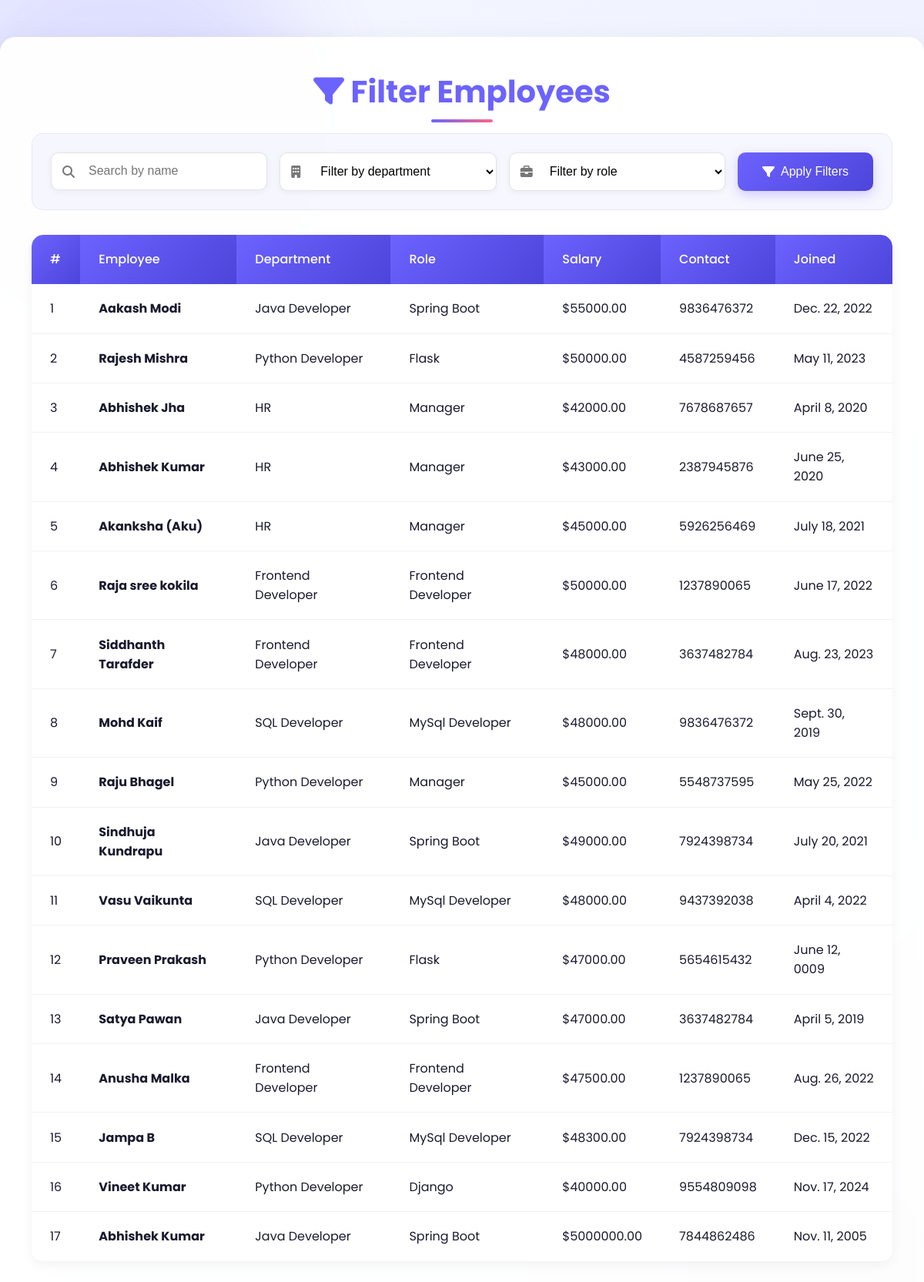
Screenshot of /filter_emp/ with the database file from the repository.
### emp_app/models.py (models this page shows, shortened)
class Employee(models.Model):
    first_name = models.CharField(max_length=100)
    last_name = models.CharField(max_length=100)
    department = models.ForeignKey(Department, on_delete=models.CASCADE)
    role = models.ForeignKey(Role, on_delete=models.CASCADE)
    salary = models.DecimalField(max_digits=10, decimal_places=2)
    phone = models.CharField(max_length=15)
    hire_date = models.DateField()

class Department(models.Model):
    name = models.CharField(max_length=100)

class Role(models.Model):
    name = models.CharField(max_length=100)

### emp_app/views.py (the view)
# urls.py: path('filter_emp/', views.filter_emp, name='filter_emp'),  # Filter employees
def filter_emp(request):
    employees = Employee.objects.all()
    departments = Department.objects.all()
    roles = Role.objects.all()
    name = request.GET.get('name', '')
    department = request.GET.get('department', '')
    role = request.GET.get('role', '')
    if name:
        employees = employees.filter(Q(first_name__icontains=name) | Q(last_name__icontains=name))
    if department:
        employees = employees.filter(department__name=department)
    if role:
        employees = employees.filter(role__name=role)
    return render(request, 'filter_employee.html', {
        'employees': employees,
        'departments': departments,
        'roles': roles,
    })

### emp_app/templates/filter_employee.html (shortened to what this page needs)
<!DOCTYPE html>
<html lang="en">
<head>
    <link href="https://cdnjs.cloudflare.com/ajax/libs/font-awesome/6.4.0/css/all.min.css" rel="stylesheet">
</head>
<body>
    <div class="container">
        <h1><i class="fas fa-filter"></i> Filter Employees</h1>
        <form method="GET" class="filter-box">
            <div class="filter-group">
                <i class="fas fa-search"></i>
                <input type="text" name="name" placeholder="Search by name" value="{{ request.GET.name }}">
            </div>
            <div class="filter-group">
                <i class="fas fa-building"></i>
                <select name="department">
                    <option value="">Filter by department</option>
                </select>
            </div>
            <div class="filter-group">
                <i class="fas fa-briefcase"></i>
                <select name="role">
                    <option value="">Filter by role</option>
                </select>
            </div>
            <button type="submit">
                <i class="fas fa-filter"></i> Apply Filters
            </button>
        </form>
        <div class="table-container">
            <table>
                <thead>
                    <tr>
                        <th>#</th>
                        <th>Employee</th>
                        <th>Department</th>
                        <th>Role</th>
                        <th>Salary</th>
                        <th>Contact</th>
                        <th>Joined</th>
                    </tr>
                </thead>
                <tbody>
                    {% for employee in employees %}
                    <tr>
                        <td>{{ forloop.counter }}</td>
                        <td>
                            <strong>{{ employee.first_name }} {{ employee.last_name }}</strong>
                        </td>
                        <td>{{ employee.department.name }}</td>
                        <td>{{ employee.role.name }}</td>
                        <td>${{ employee.salary }}</td>
                        <td>{{ employee.phone }}</td>
                        <td>{{ employee.hire_date }}</td>
                    </tr>
                    {% endfor %}
                </tbody>
            </table>
        </div>
    </div>
</body>
</html>

### emp_app/templates/filter_employee.html (style rules this page uses)
:root { --primary: #6C63FF; --primary-light: #8B85FF; --secondary: #4D44DB; --accent: #FF6584; --light: #F8F9FF; --dark: #1A1A2E; --success: #00C896; --glass: rgba(255, 255, 255, 0.2); }
* { margin: 0; padding: 0; box-sizing: border-box; }
body { font-family: 'Poppins', sans-serif; background: linear-gradient(135deg, #F5F7FF 0%, #E8EBFF 100%); color: var(--dark); min-height: 100vh; }
.container { max-width: 1200px; margin: 3rem auto; background: rgba(255, 255, 255, 0.95); padding: 2.5rem; border-radius: 20px; box-shadow: 0 15px 40px rgba(0, 0, 0, 0.1); backdrop-filter: blur(5px); -webkit-backdrop-filter: blur(5px); border: 1px solid rgba(255, 255, 255, 0.3); animation: fadeIn 0.6s ease-out; }
h1 { font-size: 2.5rem; color: var(--primary); text-align: center; margin-bottom: 1.5rem; position: relative; display: inline-block; width: 100%; }
h1::after { content: ''; position: absolute; bottom: -10px; left: 50%; transform: translateX(-50%); width: 80px; height: 4px; background: linear-gradient(90deg, var(--primary), var(--accent)); border-radius: 2px; }
.filter-box { display: flex; justify-content: space-between; flex-wrap: wrap; gap: 1rem; margin-bottom: 2rem; background: rgba(108, 99, 255, 0.05); padding: 1.5rem; border-radius: 15px; border: 1px solid rgba(108, 99, 255, 0.1); }
.filter-group { flex: 1; min-width: 200px; position: relative; }
.filter-group i { position: absolute; left: 15px; top: 50%; transform: translateY(-50%); color: #777; }
.filter-box input, .filter-box select { width: 100%; padding: 0.9rem 1rem 0.9rem 3rem; border: 1px solid rgba(0, 0, 0, 0.1); border-radius: 10px; font-size: 1rem; transition: all 0.3s ease; background-color: white; box-shadow: 0 2px 10px rgba(0, 0, 0, 0.05); }
.filter-box button { padding: 0.9rem 2rem; border: none; border-radius: 10px; font-size: 1rem; font-weight: 500; background: linear-gradient(135deg, var(--primary), var(--secondary)); color: white; cursor: pointer; transition: all 0.3s cubic-bezier(0.175, 0.885, 0.32, 1.275); display: flex; align-items: center; gap: 0.5rem; box-shadow: 0 5px 15px rgba(108, 99, 255, 0.3); min-width: 150px; justify-content: center; }
.table-container { overflow-x: auto; margin: 2rem 0; border-radius: 15px; box-shadow: 0 5px 15px rgba(0, 0, 0, 0.05); }
table { width: 100%; border-collapse: separate; border-spacing: 0; background: white; border-radius: 15px; overflow: hidden; }
th, td { padding: 1.2rem 1.5rem; text-align: left; border-bottom: 1px solid rgba(0, 0, 0, 0.05); }
th { background: linear-gradient(135deg, var(--primary), var(--secondary)); color: white; font-weight: 500; position: sticky; top: 0; }
tr:last-child td { border-bottom: none; }
td { transition: all 0.3s ease; }

### rows the page displays
Employee: first_name "Aakash", last_name "Modi", department.name "Java Developer", role.name "Spring Boot", salary "55000.00", phone "9836476372", hire_date "Dec. 22, 2022"
Employee: first_name "Rajesh", last_name "Mishra", department.name "Python Developer", role.name "Flask", salary "50000.00", phone "4587259456", hire_date "May 11, 2023"
Employee: first_name "Abhishek", last_name "Jha", department.name "HR", role.name "Manager", salary "42000.00", phone "7678687657", hire_date "April 8, 2020"
Employee: first_name "Abhishek", last_name "Kumar", department.name "HR", role.name "Manager", salary "43000.00", phone "2387945876", hire_date "June 25, 2020"
Employee: first_name "Akanksha", last_name "(Aku)", department.name "HR", role.name "Manager", salary "45000.00", phone "5926256469", hire_date "July 18, 2021"
Employee: first_name "Raja sree", last_name "kokila", department.name "Frontend Developer", role.name "Frontend Developer", salary "50000.00", phone "1237890065", hire_date "June 17, 2022"
Employee: first_name "Siddhanth", last_name "Tarafder", department.name "Frontend Developer", role.name "Frontend Developer", salary "48000.00", phone "3637482784", hire_date "Aug. 23, 2023"
Employee: first_name "Mohd", last_name "Kaif", department.name "SQL Developer", role.name "MySql Developer", salary "48000.00", phone "9836476372", hire_date "Sept. 30, 2019"
Employee: first_name "Raju", last_name "Bhagel", department.name "Python Developer", role.name "Manager", salary "45000.00", phone "5548737595", hire_date "May 25, 2022"
Employee: first_name "Sindhuja", last_name "Kundrapu", department.name "Java Developer", role.name "Spring Boot", salary "49000.00", phone "7924398734", hire_date "July 20, 2021"
Employee: first_name "Vasu", last_name "Vaikunta", department.name "SQL Developer", role.name "MySql Developer", salary "48000.00", phone "9437392038", hire_date "April 4, 2022"
Employee: first_name "Praveen", last_name "Prakash", department.name "Python Developer", role.name "Flask", salary "47000.00", phone "5654615432", hire_date "June 12, 0009"
Employee: first_name "Satya", last_name "Pawan", department.name "Java Developer", role.name "Spring Boot", salary "47000.00", phone "3637482784", hire_date "April 5, 2019"
Employee: first_name "Anusha", last_name "Malka", department.name "Frontend Developer", role.name "Frontend Developer", salary "47500.00", phone "1237890065", hire_date "Aug. 26, 2022"
Employee: first_name "Jampa", last_name "B", department.name "SQL Developer", role.name "MySql Developer", salary "48300.00", phone "7924398734", hire_date "Dec. 15, 2022"
Employee: first_name "Vineet", last_name "Kumar", department.name "Python Developer", role.name "Django", salary "40000.00", phone "9554809098", hire_date "Nov. 17, 2024"
Employee: first_name "Abhishek", last_name "Kumar", department.name "Java Developer", role.name "Spring Boot", salary "5000000.00", phone "7844862486", hire_date "Nov. 11, 2005"
